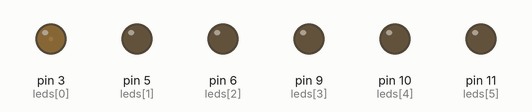
Simulated run of this sketch. Board: Arduino Uno, built with avr-gcc and run on an emulated ATmega328P. Shown: output pins drawn as LEDs (lit = HIGH).

Above: at 0.05 s.
At 1.5 s:
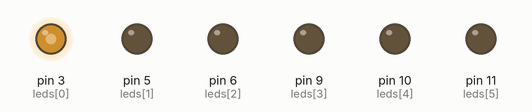
At 3.0 s:
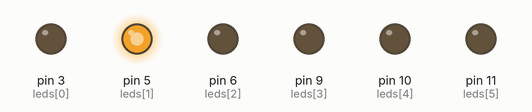
At 6.0 s:
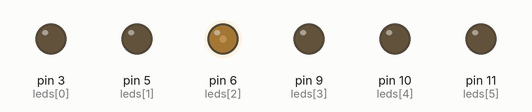
At 9.1 s:
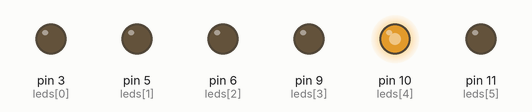
At 12.25 s:
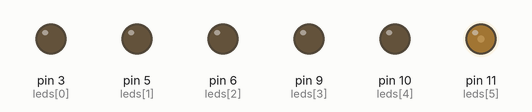
Timing chart, 0 to 16.2 s (numbered marks = the images above):
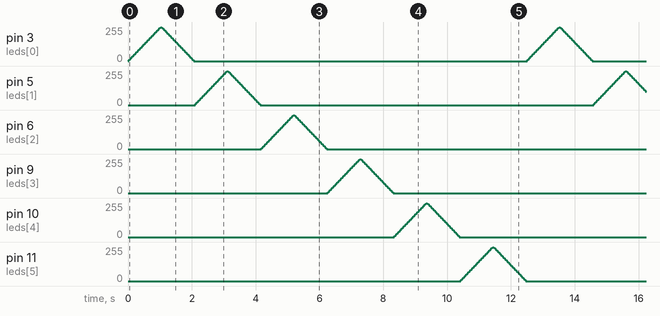

The sketch:

ledfade.ino
```cpp
int leds[] = {3, 5, 6, 9, 10, 11};
int numLEDs = 6;

void setup() {
  for (int i = 0; i < numLEDs; i++) {
    pinMode(leds[i], OUTPUT);
  }
}

void loop() {

  for (int i = 0; i < numLEDs; i++) {

    // Fade In
    for (int brightness = 0; brightness <= 255; brightness += 5) {
      analogWrite(leds[i], brightness);
      delay(20);
    }

    // Fade Out
    for (int brightness = 255; brightness >= 0; brightness -= 5) {
      analogWrite(leds[i], brightness);
      delay(20);
    }

    analogWrite(leds[i], 0);
  }
}
```
